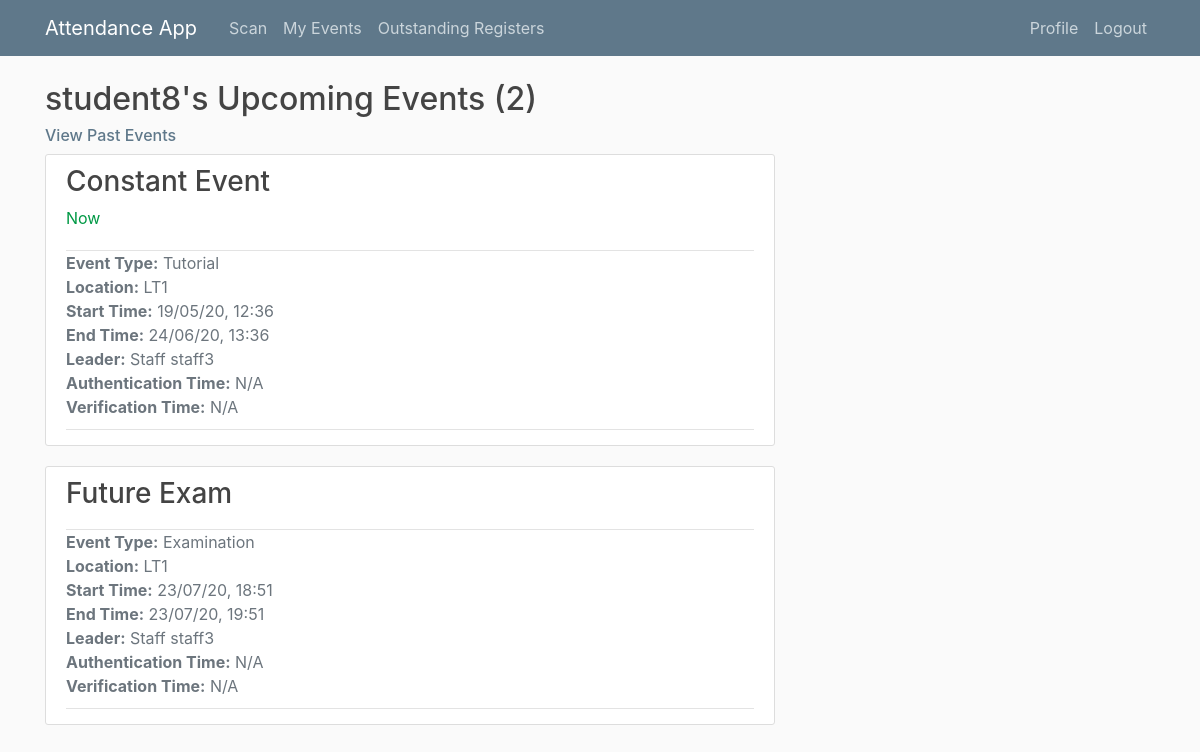
The app's page /student8/events/ (signed in), older data.
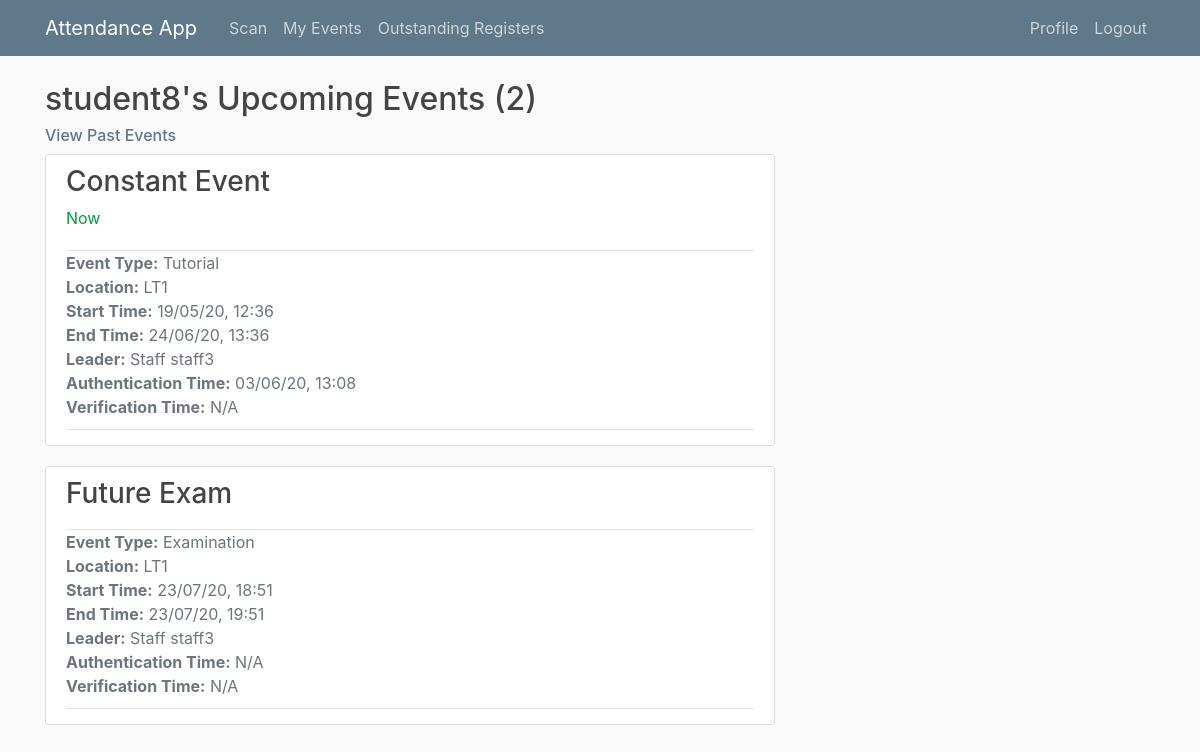
The same page, newer data.
### main/models.py (models this page shows, shortened)
class Event(models.Model):
    EVENT_TYPES = (
        ('LE', 'Lecture'),
        ('EX', 'Examination'),
        ('TU', 'Tutorial'),
        ('SG', 'Study Group')
    )
    title = models.CharField(max_length = 100)
    event_type = models.CharField(max_length=2, choices=EVENT_TYPES) # Lecture, tutorial, exam or study group
    start_time = models.DateTimeField(default = timezone.now)
    end_time = models.DateTimeField(default = one_hour_ahead)
    location = models.CharField(max_length = 100, null = True)
    leader = models.ForeignKey(Staff, on_delete=models.CASCADE, related_name = 'staff_leader') # Leader must be a staff member
    attendees = models.ManyToManyField(Student, related_name='student_attendees')
    auth_uuid = models.UUIDField(default=uuid.uuid4, editable = False) # Generates authentication hash
    register_taken = models.BooleanField(default = False)
    def happening_now(self):
        if timezone.now() >= self.start_time and timezone.now() < self.end_time:
            return True
        else:
            return False

class Attendance(models.Model):
    student = models.ForeignKey(Student, on_delete=models.CASCADE) # if student is deleted, attendance authentications should be deleted too
    event = models.ForeignKey(Event, on_delete=models.CASCADE) # if event is deleted, attendance authentications should be deleted too
    auth_time = models.DateTimeField(null=True)

### users/models.py (models this page shows, shortened)
class Staff(models.Model):
    user = models.OneToOneField(User,  on_delete=models.CASCADE) # Each Staff object maps to one account and vice versa
    def __str__(self):
        return f'Staff {self.user.username}'
    class Meta:
        verbose_name_plural = 'Staff' # otherwise default in admin page would be 'Staffs'

class Student(models.Model):
    user = models.OneToOneField(User,  on_delete=models.CASCADE) # Each Student object maps to one account and vice versa
    cid = models.AutoField(primary_key=True) # CIDs have 8 digits
    course = models.CharField(max_length=50, null = True)
    year = models.IntegerField(null=True)

### main/views.py (the view)
# urls.py: path('<str:username>/events/', UserEventListView.as_view(), name='user-events'),
class UserEventListView(LoginRequiredMixin, UserPassesTestMixin, ListView):
    model = Event
    template_name = 'main/user_events.html'
    context_object_name = 'events'
    paginate_by = 5
    def get_queryset(self):
        user = get_object_or_404(User, username=self.kwargs.get('username')) # Class based view so requires kwargs.get to extract from URL
        return Event.objects.filter(attendees=user.student, end_time__gte=timezone.now()).order_by('start_time')
    def test_func(self):
        active_user = self.request.user
        if active_user.groups.filter(name="Admin") or active_user.groups.filter(name="Staff"):
            return True
        else:
            return False
    def get_context_data(self, **kwargs):
        context = super().get_context_data(**kwargs)
        user = get_object_or_404(User, username=self.kwargs.get('username')) # Class based view so requires kwargs.get to extract from URL
        context['requested_user'] = user
        return context

### main/templatetags/event_extras.py (called while the page is built)
@register.filter(name='attendance_authenticated')
def attendance_authenticated(event, user):
    from main.models import Attendance
    return Attendance.objects.filter(event=event, student=user.student).exists()

@register.filter(name='auth_time')
def auth_time(event, user):
    from main.models import Attendance
    attendance = Attendance.objects.get(event=event, student=user.student)
    return attendance.auth_time

@register.filter(name='attendance_verified')
def attendance_verified(event, user):
    from main.models import Verification
    return Verification.objects.filter(event=event, student=user.student).exists()

### users/templatetags/user_extras.py (called while the page is built)
@register.filter(name='has_group')
def has_group(user, group_name):
    return user.groups.filter(name=group_name).exists()

### main/templates/main/user_events.html
{% extends 'main/events.html' %}
{% load user_extras %}
{% load event_extras %}
{% block upcoming_or_past %}
    <h2><a href="{% url 'user-profile' view.kwargs.username %}">{{ view.kwargs.username }}</a>'s Upcoming Events ({{ page_obj.paginator.count }})</h2>
    <h6><a class="subtitle" href="{% url 'user-past-events' view.kwargs.username %}">View Past Events</a></h6>
{% endblock upcoming_or_past %}
{% block auth_info %}
{% if requested_user|has_group:"Students" %}
    <li class="text-muted">
        <b>Authentication Time:</b>
        {% if event|attendance_authenticated:requested_user %}
            {{ event|auth_time:requested_user|date:"d/m/y, H:i" }}
        {% else %}
            N/A
        {% endif %}
    </li>
    <li class="text-muted">
    {% if event.event_type != "LE" %}
        <b>Verification Time:</b>
        {% if event|attendance_verified:requested_user %}
            {{ event|verification_time:requested_user|date:"d/m/y, H:i" }}
        {% else %}
            N/A
        {% endif %}
    {% endif %}
    </li>
{% endif %}
{% endblock auth_info %}

### main/templates/main/events.html (shortened to what this page needs)
{% extends 'main/base.html' %}
{% load user_extras %}
{% load event_extras %}
{% block content %}
    {% block upcoming_or_past %}{% endblock upcoming_or_past %}
    {% for event in events %}
        <article class="media content-section">
            <div class="media-body">
                <div class="article-header">
                    <h3><a class="article-title" href="{% url 'event-detail' event.id %}">{{ event.title }}</a></h3>
                    {% if event.happening_now %}
                        <div class="article-status">Now</div>
                    {% endif %}
                </div>
                <div class="article-metadata">
                    <ul class="list-unstyled">
                        <li class="text-secondary"><b>Event Type:</b> {{ event.get_event_type_display }}</li>
                        <li class="text-muted"><b>Location:</b> {{ event.location }}</li>
                        <li class="text-muted"><b>Start Time:</b> {{ event.start_time|date:"d/m/y, H:i" }}</li>
                        <li class="text-muted"><b>End Time:</b> {{ event.end_time|date:"d/m/y, H:i" }}</li>
                        <li class="text-muted"><b>Leader:</b> {{ event.leader }}</li>
                        {% block auth_info %}{% endblock auth_info %}
                    </ul>
                </div>
            </div>
        </article>
    {% endfor %}
{% endblock content %}

Row changes from the older to the newer data that the page shows:
changed Event "Constant Event": id.auth_time (not shown) → "03/06/20, 13:08"; no longer shows "N/A"
